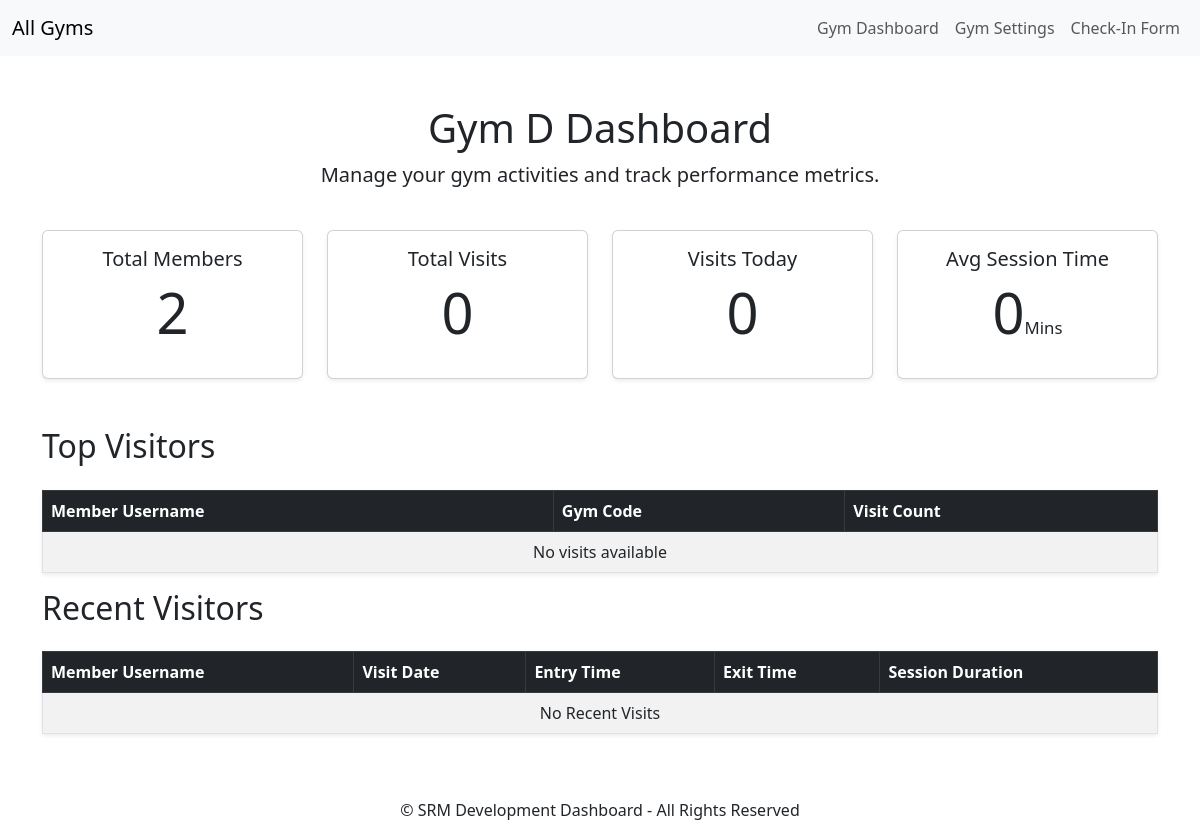
/gym-d/dashboard/ (signed in), run on an earlier commit of the app's database.
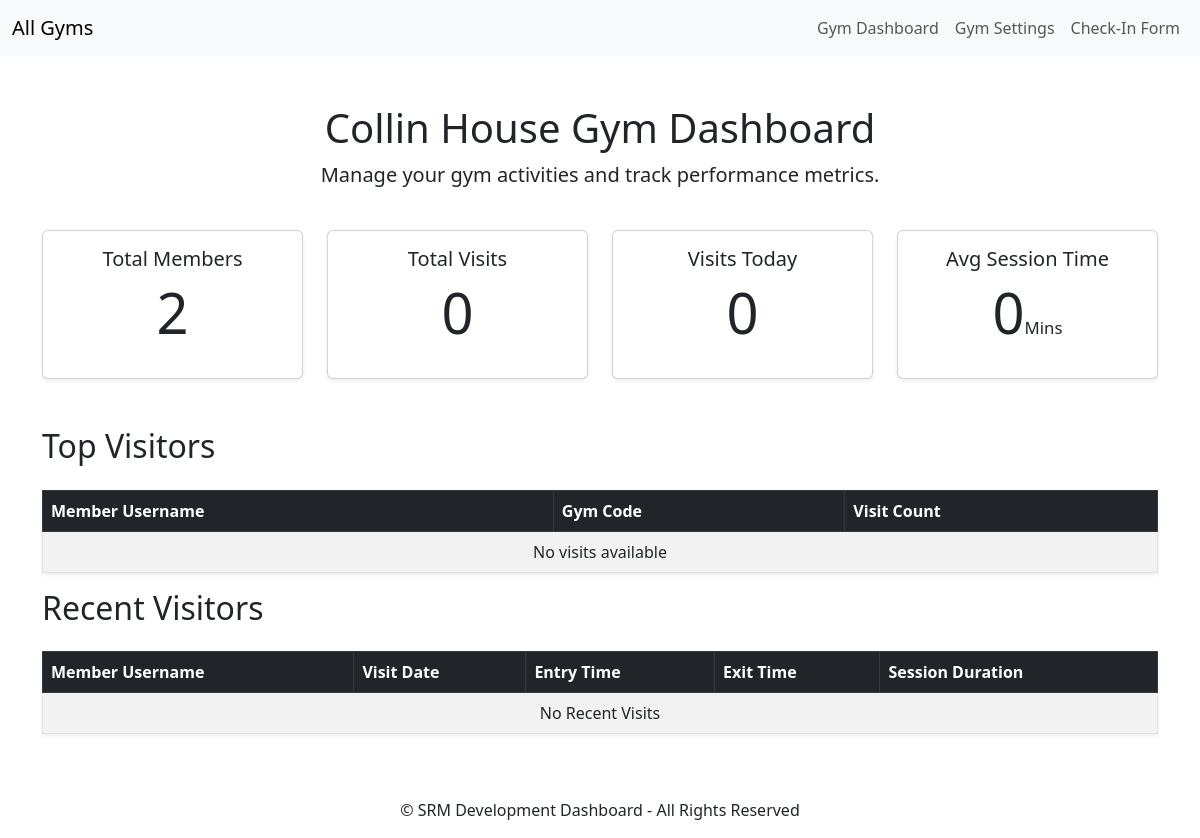
And on a later commit of the database.
### core/models.py (models this page shows, shortened)
class Gym(models.Model):
    gym_id = models.AutoField(primary_key=True)
    name = models.CharField(max_length=255)
    slug = models.SlugField(unique=True, blank=True)
    address = models.TextField(blank=True, null=True)
    owners = models.ManyToManyField(GymOwner, related_name='gyms')

### core/views.py (the view)
# urls.py: path('<slug:slug>/dashboard/', views.gym_dashboard, name='gym_dashboard'),
@login_required
def gym_dashboard(request, slug):
    user = request.user
    gym = get_object_or_404(Gym, slug=slug)
    try:
        gym_owner = GymOwner.objects.get(user=user)
        if gym not in gym_owner.gyms.all():
            messages.error(request, "You are not authorized to access this gym's dashboard.")
            return redirect('login')
    except GymOwner.DoesNotExist:
        messages.error(request, "You are not authorized to access the dashboard of this gym.")
        return redirect('login')
    member_count = gym.members.count()
    total_visits = Visit.get_number_of_visits_per_gym(gym)
    today_visits = Visit.objects.filter(member__gym=gym, entry_time__date=timezone.now().date()).count()
    avg_session_time = Visit.get_average_session_time_per_gym(gym)
    top_visitors = (
        Visit.objects.filter(member__gym=gym, exit_time__isnull=False)
        .values('member__user__username', 'member__gym_code')
        .annotate(visit_count=Count('id'))
        .order_by('-visit_count')
        )[:10]
    recent_visits = (
        Visit.objects.filter(member__gym=gym, exit_time__isnull=False)
        .order_by('-entry_time')
        )[:10]
    for visit in recent_visits:
        if visit.exit_time:
            session_duration = visit.exit_time - visit.entry_time
            visit.session_duration = round(session_duration.total_seconds() / 60, 2)
        else:
            visit.session_duration = 0
    context = {
        'gym_name': gym.name,
        'member_count': member_count,
        'total_visits': total_visits,
        'today_visits': today_visits,
        'avg_session_time': avg_session_time,
        'top_visitors': top_visitors,
        'gym_slug': slug,
        'recent_visits': recent_visits,
    }
    return render(request, 'gym_dashboard.html', context)

### core/models.py (called while the page is built)
    @classmethod
    def get_number_of_visits_per_gym(cls, gym):
        return cls.objects.filter(member__gym=gym, exit_time__isnull=False).count()

    @classmethod
    def get_average_session_time_per_gym(cls, gym):
        visits = cls.objects.filter(member__gym=gym, exit_time__isnull=False)
        total_session_time = timedelta(seconds=0)
        valid_visits_count = 0
        for visit in visits:
            exit_time = visit.exit_time or (visit.entry_time + visit.default_exit_duration)
            total_session_time += (exit_time - visit.entry_time)
            valid_visits_count += 1
        if valid_visits_count > 0:
            average_session_time = total_session_time / valid_visits_count
            return round((average_session_time.total_seconds() / 60),2)  # Convert to minutes
        return 0  # No visits, return 0 minute

### core/templates/gym_dashboard.html (shortened to what this page needs)
{% extends 'base_gym.html' %}
{% block content %}
<div class="row mb-4">
    <div class="col text-center">
        <h1>{{ gym_name }} Dashboard</h1>
        <p class="lead">Manage your gym activities and track performance metrics.</p>
    </div>
</div>
<div class="row text-center mb-5">
    <div class="col-md-3">
        <div class="card shadow-sm">
            <div class="card-body">
                <h5 class="card-title">Total Members</h5>
                <p class="display-4">{{ member_count }}</p>
            </div>
        </div>
    </div>
    <div class="col-md-3">
        <div class="card shadow-sm">
            <div class="card-body">
                <h5 class="card-title">Total Visits</h5>
                <p class="display-4">{{ total_visits }}</p>
            </div>
        </div>
    </div>
    <div class="col-md-3">
        <div class="card shadow-sm">
            <div class="card-body">
                <h5 class="card-title">Visits Today</h5>
                <p class="display-4">{{ today_visits }}</p>
            </div>
        </div>
    </div>
    <div class="col-md-3">
        <div class="card shadow-sm">
            <div class="card-body">
                <h5 class="card-title">Avg Session Time</h5>
                <p class="display-4">{{ avg_session_time }}<small style="font-size: 30%;">Mins</small></p>
            </div>
        </div>
    </div>
</div>
<div class="row">
    <div class="col">
        <h2 class="mb-4">Top Visitors</h2>
        <table class="table table-striped table-bordered shadow-sm">
            <thead class="table-dark">
                <tr>
                    <th>Member Username</th>
                    <th>Gym Code</th>
                    <th>Visit Count</th>
                </tr>
            </thead>
            <tbody>
                {% for visitor in top_visitors %}
                <tr>
                    <td>{{ visitor.member__user__username }}</td>
                    <td>{{ visitor.member__gym_code }}</td>
                    <td>{{ visitor.visit_count }}</td>
                </tr>
                {% empty %}
                <tr>
                    <td colspan="3" class="text-center">No visits available</td>
                </tr>
                {% endfor %}
            </tbody>
        </table>
    </div>
</div>
<div class="row">
    <div class="col">
        <h2 class="mb-4">Recent Visitors</h2>
        <table class="table table-striped table-bordered shadow-sm">
            <thead class="table-dark">
                <tr>
                    <th>Member Username</th>
                    <th>Visit Date</th>
                    <th>Entry Time</th>
                    <th>Exit Time</th>
                    <th>Session Duration</th>
                </tr>
            </thead>
            <tbody>
                {% for visit in recent_visits %}
                <tr>
                    <td>{{ visit.member.user.username }}</td>
                    <td>{{ visit.entry_time|date:"Y-m-d" }}</td>
                    <td>{{ visit.entry_time|date:"H:i" }}</td>
                    <td>
                        {% if visit.exit_time %}
                            {{ visit.exit_time|date:"H:i" }}
                        {% else %}
                            Not yet exited
                        {% endif %}
                    </td>
                    <td>
                        {% if visit.session_duration %}
                            {{ visit.session_duration }} minutes
                        {% else %}
                            Ongoing ({{ visit.entry_time|date:"Y-m-d H:i" }})
                        {% endif %}
                    </td>
                </tr>
                {% empty %}
                <tr>
                    <td colspan="5" class="text-center">No Recent Visits</td>
                </tr>
                {% endfor %}
            </tbody>
        </table>
    </div>
</div>
{% endblock %}

### core/templates/base_gym.html (shortened to what this page needs)
<!DOCTYPE html>
<html lang="en">
<head>
    <link
        href="https://cdn.jsdelivr.net/npm/bootstrap@5.3.0/dist/css/bootstrap.min.css"
        rel="stylesheet"
    >
</head>
<body>
    <header>
        <nav class="navbar navbar-expand-lg navbar-light bg-light">
            <div class="container-fluid">
                <a class="navbar-brand" href="{% url 'gym_owner_dashboard' %}">All Gyms</a>
                <div class="collapse navbar-collapse" id="navbarNav">
                    <ul class="navbar-nav ms-auto">
                        <li class="nav-item">
                            <a class="nav-link" href="{% url 'gym_dashboard' slug=gym_slug %}">Gym Dashboard</a>
                        </li>
                        <li class="nav-item">
                            <a class="nav-link" href="{% url 'gym_settings' slug=gym_slug %}">Gym Settings</a>
                        </li>
                        <li class="nav-item">
                            <a class="nav-link" href="{% url 'gym_checkin' slug=gym_slug %}" target="_blank">Check-In Form</a>
                        </li>
                    </ul>
                </div>
            </div>
        </nav>
    </header>
    <div class="container mt-5">
        {% block content %}{% endblock %}
    </div>
    <footer class="mt-5 text-center">
        <p>&copy; SRM Development Dashboard - All Rights Reserved</p>
    </footer>
</body>
</html>

What changed in the data, as far as the page shows it:
changed Gym: name "Gym D" → "Collin House Gym"
